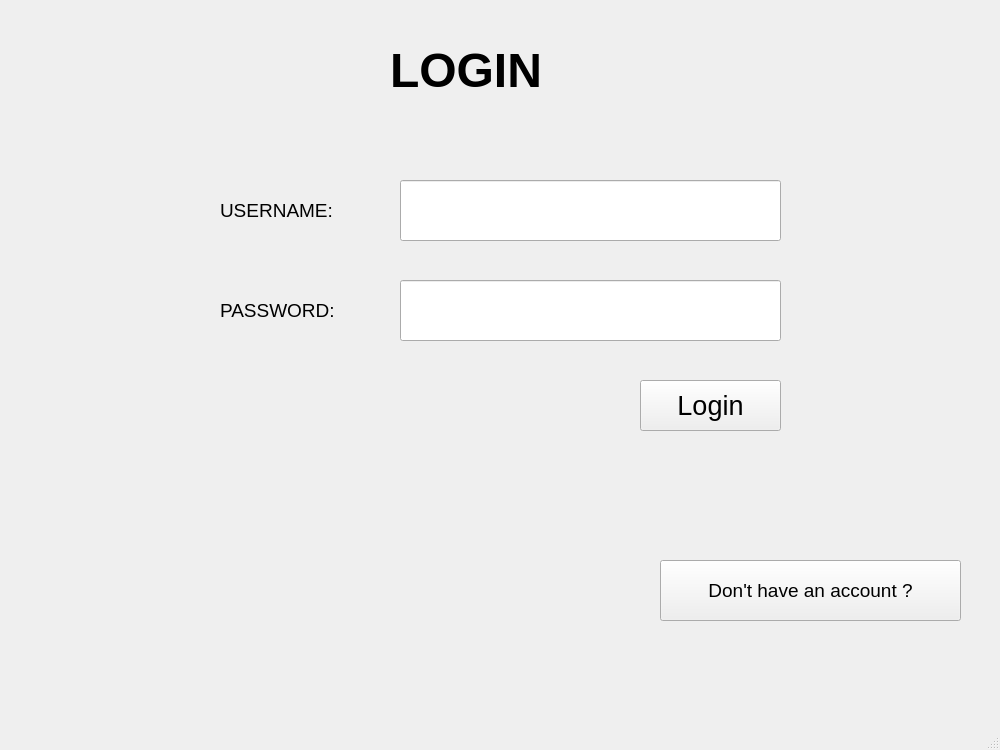
<?xml version="1.0" encoding="UTF-8"?>
<ui version="4.0">
 <class>MainWindow</class>
 <widget class="QMainWindow" name="MainWindow">
  <property name="geometry">
   <rect>
    <x>0</x>
    <y>0</y>
    <width>1000</width>
    <height>750</height>
   </rect>
  </property>
  <property name="windowTitle">
   <string>MainWindow</string>
  </property>
  <widget class="QWidget" name="centralwidget">
   <widget class="QLabel" name="labelLOGIN">
    <property name="geometry">
     <rect>
      <x>390</x>
      <y>20</y>
      <width>221</width>
      <height>101</height>
     </rect>
    </property>
    <property name="font">
     <font>
      <pointsize>36</pointsize>
      <weight>75</weight>
      <bold>true</bold>
     </font>
    </property>
    <property name="autoFillBackground">
     <bool>false</bool>
    </property>
    <property name="text">
     <string>LOGIN</string>
    </property>
   </widget>
   <widget class="QLabel" name="label">
    <property name="geometry">
     <rect>
      <x>220</x>
      <y>190</y>
      <width>121</width>
      <height>41</height>
     </rect>
    </property>
    <property name="font">
     <font>
      <pointsize>14</pointsize>
     </font>
    </property>
    <property name="text">
     <string>USERNAME: </string>
    </property>
   </widget>
   <widget class="QLabel" name="label_2">
    <property name="geometry">
     <rect>
      <x>220</x>
      <y>290</y>
      <width>131</width>
      <height>41</height>
     </rect>
    </property>
    <property name="font">
     <font>
      <pointsize>14</pointsize>
     </font>
    </property>
    <property name="text">
     <string>PASSWORD: </string>
    </property>
   </widget>
   <widget class="QLineEdit" name="lineEditUSER">
    <property name="geometry">
     <rect>
      <x>400</x>
      <y>180</y>
      <width>381</width>
      <height>61</height>
     </rect>
    </property>
    <property name="font">
     <font>
      <pointsize>14</pointsize>
     </font>
    </property>
   </widget>
   <widget class="QLineEdit" name="lineEditPASS">
    <property name="geometry">
     <rect>
      <x>400</x>
      <y>280</y>
      <width>381</width>
      <height>61</height>
     </rect>
    </property>
    <property name="font">
     <font>
      <pointsize>14</pointsize>
     </font>
    </property>
   </widget>
   <widget class="QPushButton" name="pushButtonLOGIN">
    <property name="geometry">
     <rect>
      <x>640</x>
      <y>380</y>
      <width>141</width>
      <height>51</height>
     </rect>
    </property>
    <property name="font">
     <font>
      <pointsize>20</pointsize>
      <weight>50</weight>
      <bold>false</bold>
     </font>
    </property>
    <property name="text">
     <string>Login</string>
    </property>
   </widget>
   <widget class="QPushButton" name="pushButtonCREATEACC">
    <property name="geometry">
     <rect>
      <x>660</x>
      <y>560</y>
      <width>301</width>
      <height>61</height>
     </rect>
    </property>
    <property name="font">
     <font>
      <pointsize>14</pointsize>
     </font>
    </property>
    <property name="text">
     <string>Don't have an account ?</string>
    </property>
   </widget>
  </widget>
  <widget class="QMenuBar" name="menubar">
   <property name="geometry">
    <rect>
     <x>0</x>
     <y>0</y>
     <width>1000</width>
     <height>26</height>
    </rect>
   </property>
  </widget>
  <widget class="QStatusBar" name="statusbar"/>
 </widget>
 <resources/>
 <connections/>
</ui>
